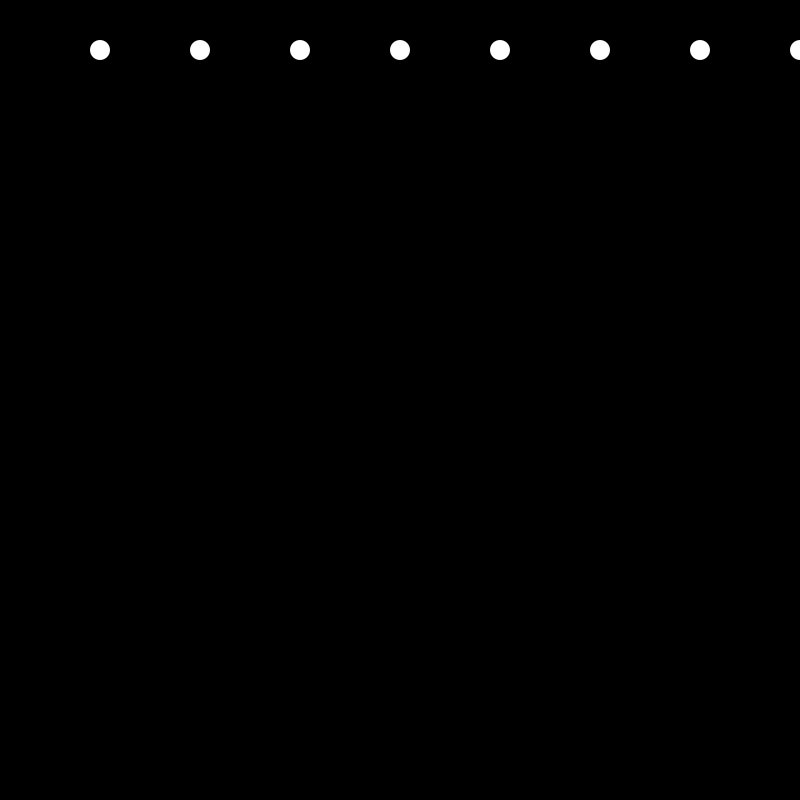
Frame 1 (no input)
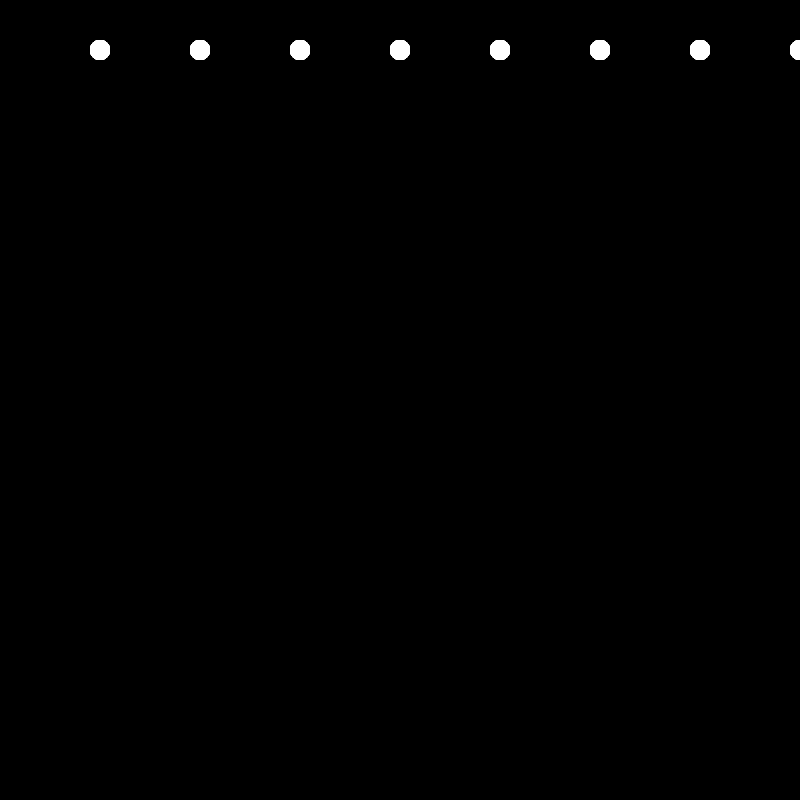
Frame 60 (the mouse pressed at the canvas centre just before this capture)
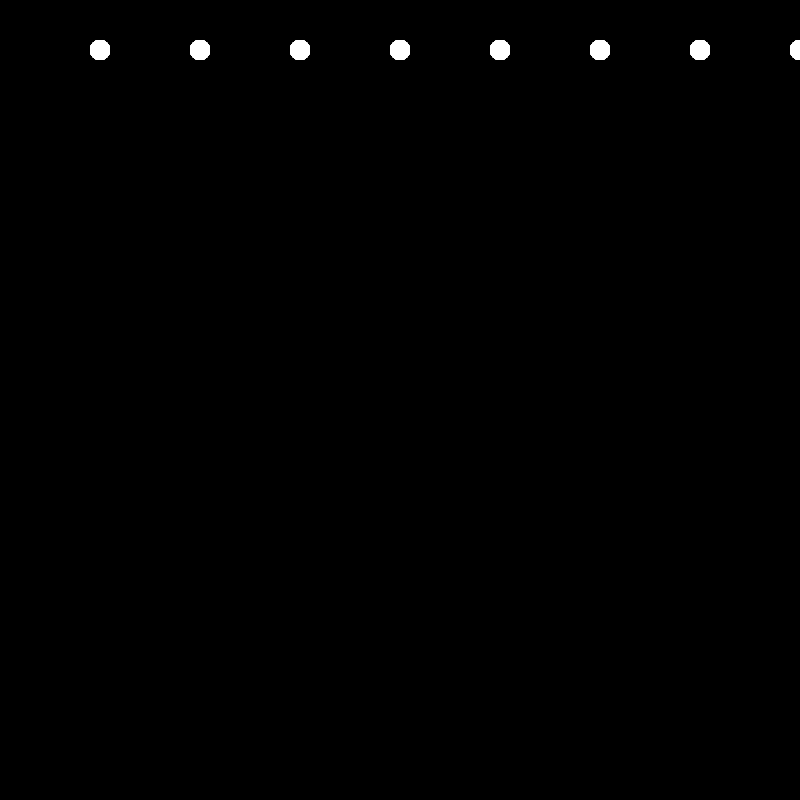
Frame 120 (the mouse held since frame 60 and released just before this capture)

The Processing sketch that drew these frames (run headless with seeded random() and noise(); from frame 60 on, the mouse is pressed at the canvas centre):

// Processing sketch: sketch_1__clase_4
// ── sketch_1__clase_4.pde
void setup(){
  size(800,800);
  background(0);
  noStroke();
  fill(255);
}
  
  
  void draw(){
  int x = 50; 
  while (x<width){
    x=x+50;
    ellipse(x,50,20,20);
    x=x+50;
  }
    
    
    
    
    
  //for(int x=50; x<width;  x= x + 50){
   //for(int y=50; y <height; y= y+50){
     //  fill (random(255), random(255),random (255));
   //ellipse(x,y,20,20);
     
   
 //  }
//}
}
